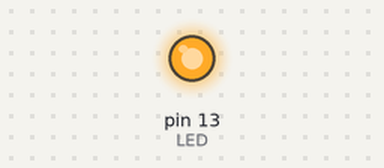
The sketch below on a simulated Arduino Uno, built with avr-gcc and run on an emulated ATmega328P. Parts: output pins drawn as LEDs (lit = HIGH).

Above: at 1.0 s.
At 5.0 s:
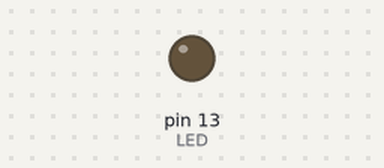
Timing chart, 0 to 10.4 s (numbered marks = the images above):
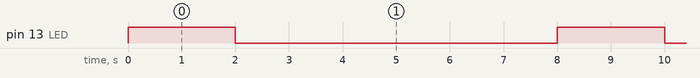

Measured:
- by itself, pin 13 (LED): alternates HIGH for 2.0 s and LOW for 6.0 s

The sketch:

SheetOne-QuestionOne.ino
```cpp
  int LED = 13; // using the internal  LED of the arduino at pin 13 or external led..
  int ONTime = 2000; // 2 seconds delay
  int OFFTime = 6000; // 6 seconds delay

void setup() {


pinMode(LED,OUTPUT); // type of the pin is output

}

void loop() {

  digitalWrite(LED,HIGH);
  delay(ONTime);

  digitalWrite(LED,LOW);
  delay(OFFTime);

}
```
